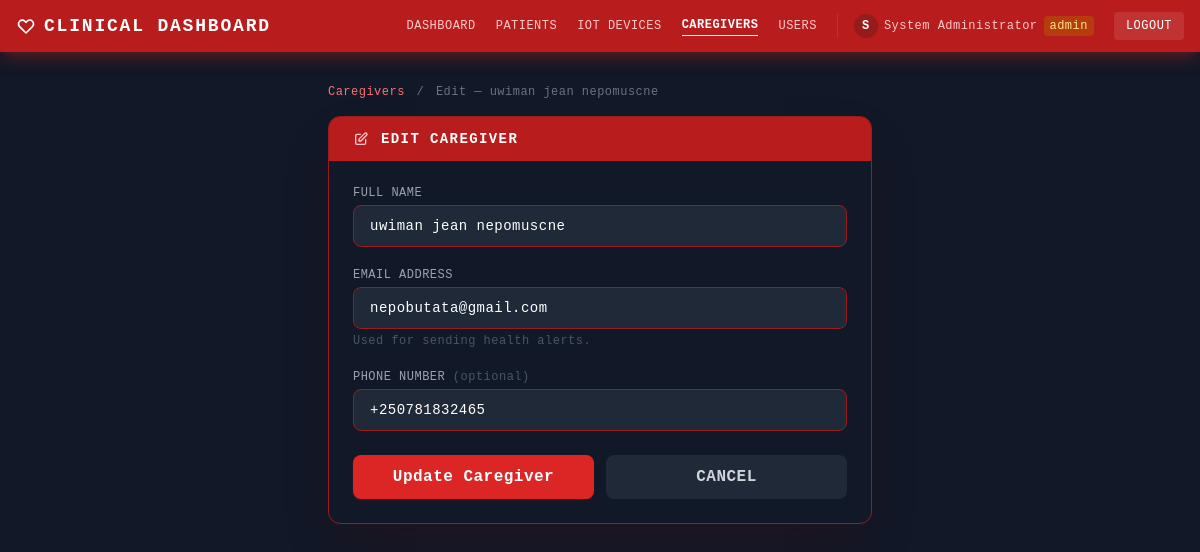
The page /caregivers/1/edit (signed in) on the database its author committed.
### tables this page shows
CREATE TABLE caregivers (
        id INTEGER PRIMARY KEY AUTOINCREMENT,
        name TEXT NOT NULL,
        email TEXT NOT NULL UNIQUE,
        phone TEXT,
        created_at TEXT NOT NULL
    );

### app.py (the view, shortened to what this page needs)
@app.route("/caregivers/<int:caregiver_id>/edit", methods=["GET", "POST"])
@login_required
@role_required('admin')
def edit_caregiver(caregiver_id):
    conn = sqlite3.connect(DB_PATH)
    conn.row_factory = sqlite3.Row
    cursor = conn.cursor()
    cursor.execute('SELECT * FROM caregivers WHERE id = ?', (caregiver_id,))
    caregiver = dict(cursor.fetchone() or {})
    if not caregiver:
        conn.close()
        flash("Caregiver not found.", "error")
        return redirect(url_for('list_caregivers'))
    conn.close()
    return render_template("edit_caregiver.html", caregiver=caregiver)

### app.py (called while the page is built)
def login_required(f):
    @wraps(f)
    def decorated(*args, **kwargs):
        if 'user_id' not in session:
            flash('Please log in to access this page.', 'error')
            return redirect(url_for('login'))
        return f(*args, **kwargs)
    return decorated

def role_required(*roles):
    def decorator(f):
        @wraps(f)
        def decorated(*args, **kwargs):
            if session.get('user_role') not in roles:
                flash('Access denied — insufficient permissions.', 'error')
                return redirect(url_for('index'))
            return f(*args, **kwargs)
        return decorated
    return decorator

@app.context_processor
def inject_user():
    return {
        'current_user': {
            'id':               session.get('user_id'),
            'username':         session.get('username'),
            'role':             session.get('user_role'),
            'full_name':        session.get('full_name'),
            'is_authenticated': 'user_id' in session,
        }
    }

### templates/edit_caregiver.html (shortened to what this page needs)
<!DOCTYPE html>
<html lang="en">
<head>
    <script src="https://cdn.tailwindcss.com"></script>
</head>
<body class="min-h-screen bg-[#111827] text-white" style="text-transform:uppercase;letter-spacing:.03em">
{% set active = 'caregivers' %}
{% include '_nav.html' %}
<div class="max-w-xl mx-auto px-4 py-8">
    <div class="text-xs text-gray-500 mb-4 normal-case">
        <a href="/caregivers" class="text-red-400 hover:text-red-300">Caregivers</a>
        <span class="mx-1">/</span>
        <span>Edit — {{ caregiver.name }}</span>
    </div>
    <div class="bg-gray-900 border border-red-800 rounded-xl shadow-2xl shadow-red-950/30 overflow-hidden">
        <div class="bg-red-700 px-6 py-3 flex items-center gap-3">
            <svg class="w-4 h-4 text-red-200" fill="none" stroke="currentColor" stroke-width="2" viewBox="0 0 24 24">
                <path stroke-linecap="round" stroke-linejoin="round" d="M11 5H6a2 2 0 00-2 2v11a2 2 0 002 2h11a2 2 0 002-2v-5m-1.414-9.414a2 2 0 112.828 2.828L11.828 15H9v-2.828l8.586-8.586z"/>
            </svg>
            <h2 class="text-sm font-bold tracking-widest">Edit Caregiver</h2>
        </div>
        <form action="/caregivers/{{ caregiver.id }}/edit" method="post" class="p-6 space-y-5">
            <div>
                <label for="name" class="block text-xs text-gray-400 mb-1">Full Name</label>
                <input type="text" id="name" name="name" required value="{{ caregiver.name }}"
                       class="w-full bg-gray-800 border border-red-800 text-white rounded-lg px-4 py-2.5 text-sm normal-case
                              focus:outline-none focus:border-red-500 focus:ring-1 focus:ring-red-600 transition-colors">
            </div>
            <div>
                <label for="email" class="block text-xs text-gray-400 mb-1">Email Address</label>
                <input type="email" id="email" name="email" required value="{{ caregiver.email }}"
                       class="w-full bg-gray-800 border border-red-800 text-white rounded-lg px-4 py-2.5 text-sm normal-case
                              focus:outline-none focus:border-red-500 focus:ring-1 focus:ring-red-600 transition-colors">
                <p class="mt-1 text-xs text-gray-600 normal-case">Used for sending health alerts.</p>
            </div>
            <div>
                <label for="phone" class="block text-xs text-gray-400 mb-1">Phone Number <span class="text-gray-600 normal-case">(optional)</span></label>
                <input type="tel" id="phone" name="phone" value="{{ caregiver.phone or '' }}"
                       class="w-full bg-gray-800 border border-red-800 text-white rounded-lg px-4 py-2.5 text-sm normal-case
                              focus:outline-none focus:border-red-500 focus:ring-1 focus:ring-red-600 transition-colors">
            </div>
            <div class="flex gap-3 pt-1">
                <button type="submit"
                        class="flex-1 bg-red-600 hover:bg-red-700 text-white font-bold py-2.5 rounded-lg transition-colors shadow shadow-red-900/40">
                    Update Caregiver
                </button>
                <a href="/caregivers"
                   class="flex-1 text-center bg-gray-800 hover:bg-gray-700 text-gray-300 font-bold py-2.5 rounded-lg transition-colors">
                    Cancel
                </a>
            </div>
        </form>
    </div>
</div>
</body>
</html>

### templates/edit_caregiver.html (style rules this page uses)
body { font-family: 'Courier New', Courier, monospace; }

### rows shown on the page
caregivers: name "uwiman jean nepomuscne", email "nepobutata@gmail.com", phone "+250781832465"

### other values the page prints
{{ label }} "DASHBOARD" "PATIENTS" "IOT DEVICES"
{{ current_user.full_name[0] | upper if current_user.full_name else '?' }} "S"
{{ current_user.full_name }} "System Administrator"
{{ current_user.role }} "admin"
